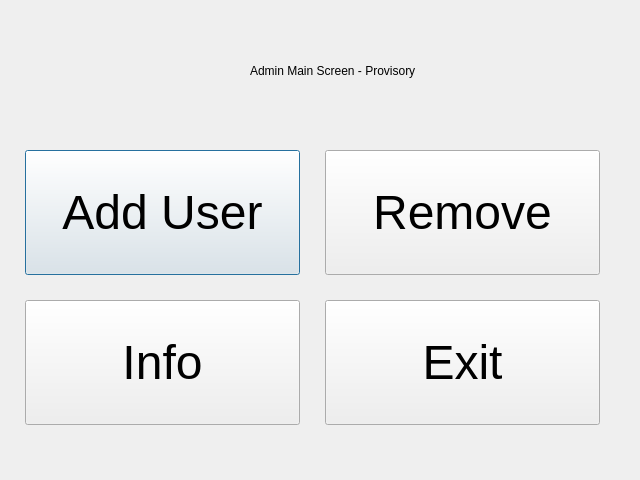
<?xml version="1.0" encoding="UTF-8"?>
<ui version="4.0">
 <class>AdminMain</class>
 <widget class="QDialog" name="AdminMain">
  <property name="geometry">
   <rect>
    <x>0</x>
    <y>0</y>
    <width>640</width>
    <height>480</height>
   </rect>
  </property>
  <property name="windowTitle">
   <string>Dialog</string>
  </property>
  <widget class="QLabel" name="provisoryLabel">
   <property name="geometry">
    <rect>
     <x>250</x>
     <y>30</y>
     <width>241</width>
     <height>81</height>
    </rect>
   </property>
   <property name="text">
    <string>Admin Main Screen - Provisory</string>
   </property>
  </widget>
  <widget class="QPushButton" name="addUserPushButton">
   <property name="geometry">
    <rect>
     <x>25</x>
     <y>150</y>
     <width>275</width>
     <height>125</height>
    </rect>
   </property>
   <property name="font">
    <font>
     <pointsize>36</pointsize>
    </font>
   </property>
   <property name="text">
    <string>Add User</string>
   </property>
  </widget>
  <widget class="QPushButton" name="infoPushButton">
   <property name="geometry">
    <rect>
     <x>25</x>
     <y>300</y>
     <width>275</width>
     <height>125</height>
    </rect>
   </property>
   <property name="font">
    <font>
     <pointsize>36</pointsize>
    </font>
   </property>
   <property name="text">
    <string>Info</string>
   </property>
  </widget>
  <widget class="QPushButton" name="exitPushButton">
   <property name="geometry">
    <rect>
     <x>325</x>
     <y>300</y>
     <width>275</width>
     <height>125</height>
    </rect>
   </property>
   <property name="font">
    <font>
     <pointsize>36</pointsize>
    </font>
   </property>
   <property name="text">
    <string>Exit</string>
   </property>
  </widget>
  <widget class="QPushButton" name="removeUserPushButton">
   <property name="geometry">
    <rect>
     <x>325</x>
     <y>150</y>
     <width>275</width>
     <height>125</height>
    </rect>
   </property>
   <property name="font">
    <font>
     <pointsize>36</pointsize>
    </font>
   </property>
   <property name="text">
    <string>Remove</string>
   </property>
  </widget>
 </widget>
 <resources/>
 <connections/>
</ui>
